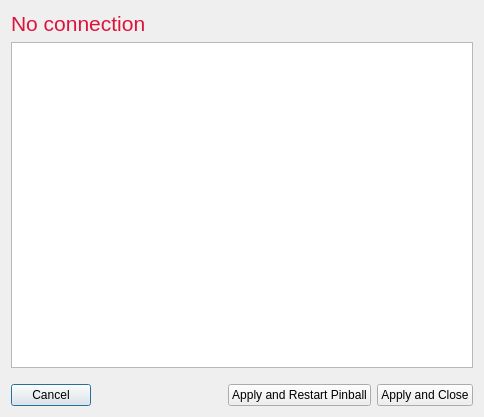
<?xml version="1.0" encoding="UTF-8"?>
<ui version="4.0">
 <class>GameSettings</class>
 <widget class="QDialog" name="GameSettings">
  <property name="geometry">
   <rect>
    <x>0</x>
    <y>0</y>
    <width>484</width>
    <height>417</height>
   </rect>
  </property>
  <property name="windowTitle">
   <string>Game settings</string>
  </property>
  <layout class="QVBoxLayout" name="verticalLayout">
   <item>
    <widget class="QLabel" name="label">
     <property name="maximumSize">
      <size>
       <width>16777215</width>
       <height>32</height>
      </size>
     </property>
     <property name="font">
      <font>
       <pointsize>16</pointsize>
      </font>
     </property>
     <property name="styleSheet">
      <string notr="true">color:crimson;</string>
     </property>
     <property name="text">
      <string>No connection</string>
     </property>
    </widget>
   </item>
   <item>
    <widget class="QTreeView" name="treeView">
     <property name="midLineWidth">
      <number>1</number>
     </property>
     <property name="animated">
      <bool>true</bool>
     </property>
    </widget>
   </item>
   <item>
    <layout class="QHBoxLayout" name="horizontalLayout">
     <property name="topMargin">
      <number>10</number>
     </property>
     <item>
      <widget class="QPushButton" name="cancelButton">
       <property name="text">
        <string>Cancel</string>
       </property>
      </widget>
     </item>
     <item>
      <spacer name="horizontalSpacer">
       <property name="orientation">
        <enum>Qt::Horizontal</enum>
       </property>
       <property name="sizeHint" stdset="0">
        <size>
         <width>40</width>
         <height>20</height>
        </size>
       </property>
      </spacer>
     </item>
     <item>
      <widget class="QPushButton" name="applyandresetButton">
       <property name="text">
        <string>Apply and Restart Pinball</string>
       </property>
      </widget>
     </item>
     <item>
      <widget class="QPushButton" name="applyandcloseButton">
       <property name="text">
        <string>Apply and Close</string>
       </property>
      </widget>
     </item>
    </layout>
   </item>
  </layout>
 </widget>
 <resources/>
 <connections/>
</ui>
